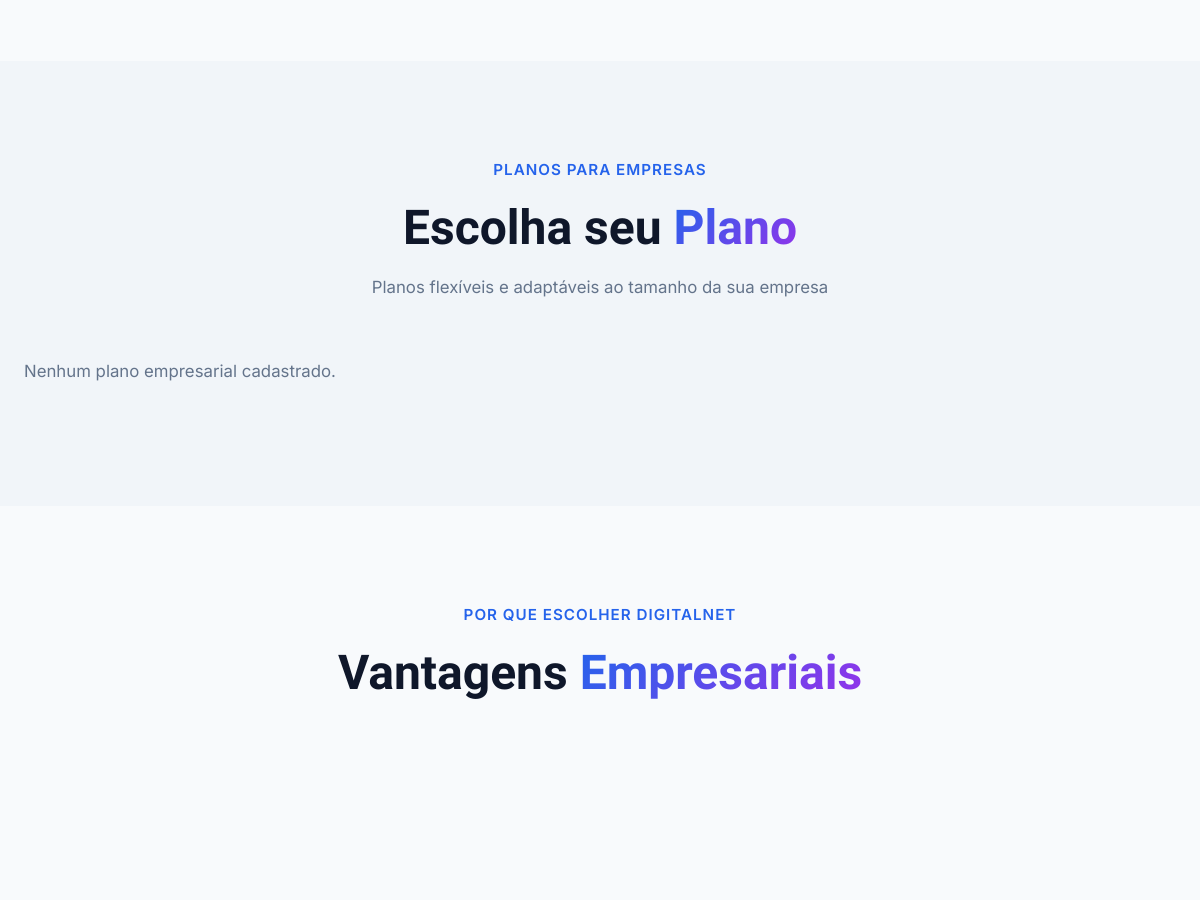
The app's page /empresarial/ (middle part), older data.
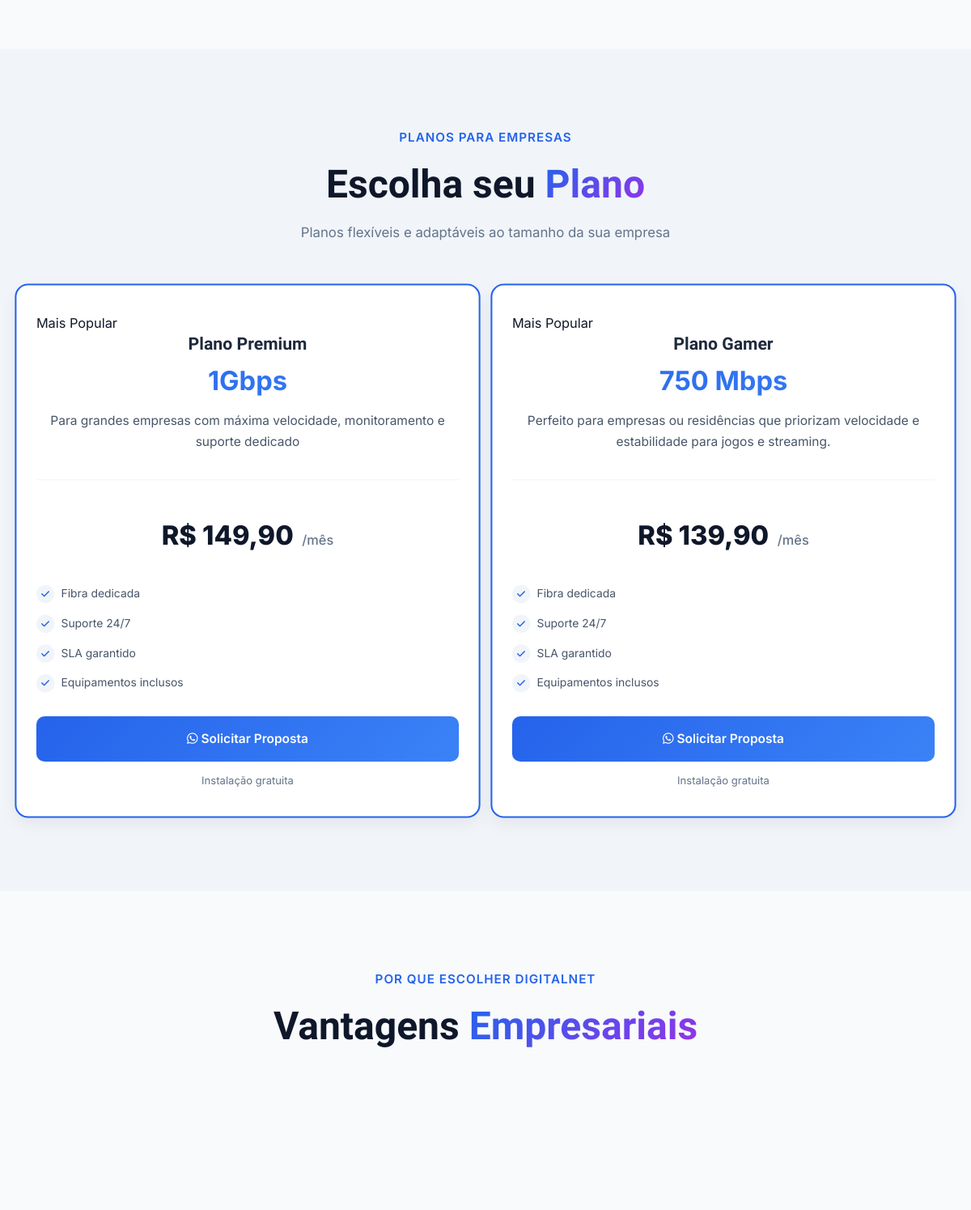
The same page, newer data.
### meu_site/models.py (models this page shows, shortened)
class PlanoEmpresarial(models.Model):
    nome = models.CharField(max_length=100)
    velocidade = models.CharField(max_length=50)  # Ex: "500 Mega"
    preco = models.DecimalField(max_digits=8, decimal_places=2)
    descricao = models.TextField(blank=True, null=True)
    destaque = models.BooleanField(default=False)
    whatsapp_text = models.CharField(max_length=255, default="Olá! Quero contratar este plano.")

### meu_site/views.py (the view)
# urls.py: path('empresarial/', views.empresarial, name='empresarial'),
def empresarial(request):
    planos_empresariais = PlanoEmpresarial.objects.all()
    context = {
        'site_name': 'DigitalNet',
        'planos_empresariais': planos_empresariais,
    }
    return render(request, 'core/empresarial.html', context)

### meu_site/templates/core/empresarial.html (shortened to what this page needs)
{% load static %}
<!DOCTYPE html>
<html lang="pt-br">
<head>
  <link rel="stylesheet" href="https://cdnjs.cloudflare.com/ajax/libs/font-awesome/6.4.0/css/all.min.css">
  <link rel="stylesheet" href="{% static 'core/style.css' %}" />
</head>
<body data-wa="69993735169">
  <section class="hero" id="hero">
  </section>
  <section id="planos" class="section alt">
    <div class="container">
      <div class="section-header center">
        <span class="section-subtitle">Planos para Empresas</span>
        <h2 class="section-title">Escolha seu <span class="text-gradient">Plano</span></h2>
        <p>Planos flexíveis e adaptáveis ao tamanho da sua empresa</p>
      </div>
      <div class="pricing-grid">
        {% for plano in planos_empresariais %}
        <div class="plan-card {% if plano.destaque %}featured{% endif %}">
          {% if plano.destaque %}<div class="plan-badge">Mais Popular</div>{% endif %}
          <div class="plan-header">
            <h3 class="plan-name">{{ plano.nome }}</h3>
            <div class="plan-speed">{{ plano.velocidade }}</div>
            <p class="plan-description">{{ plano.descricao }}</p>
          </div>
          <div class="plan-price">
            <span class="price-amount">R$ {{ plano.preco }}</span>
            <span class="price-period">/mês</span>
          </div>
          <div class="plan-features">
            <div class="feature-item">
              <div class="feature-icon"><i class="fas fa-check"></i></div>
              <span>Fibra dedicada</span>
            </div>
            <div class="feature-item">
              <div class="feature-icon"><i class="fas fa-check"></i></div>
              <span>Suporte 24/7</span>
            </div>
            <div class="feature-item">
              <div class="feature-icon"><i class="fas fa-check"></i></div>
              <span>SLA garantido</span>
            </div>
            <div class="feature-item">
              <div class="feature-icon"><i class="fas fa-check"></i></div>
              <span>Equipamentos inclusos</span>
            </div>
          </div>
          <div class="plan-cta">
            <a href="https://wa.me/5569993735169?text={{ plano.whatsapp_text|urlencode }}" class="cta-plan" target="_blank" rel="noopener">
              <i class="fab fa-whatsapp"></i> Solicitar Proposta
            </a>
            <span class="plan-tag">Instalação gratuita</span>
          </div>
        </div>
        {% empty %}
        <p>Nenhum plano empresarial cadastrado.</p>
        {% endfor %}
      </div>
    </div>
  </section>
  <section id="vantagens" class="section">
    <div class="container">
      <div class="section-header center">
        <span class="section-subtitle">Por que escolher {{ site_name }}</span>
        <h2 class="section-title">Vantagens <span class="text-gradient">Empresariais</span></h2>
      </div>
      <div class="vantagens-grid">
      </div>
    </div>
  </section>
</body>
</html>

### meu_site/static/core/style.css (style rules this page uses)
* { margin: 0; padding: 0; box-sizing: border-box; }
:root { --primary: #2563eb; --primary-dark: #1e40af; --primary-light: #3b82f6; --secondary: #9333ea; --accent: #06b6d4; --success: #10b981; --dark: #0f172a; --darker: #020617; --light: #f8fafc; --lighter: #ffffff; --gray: #64748b; --gray-light: #e2e8f0; --gray-lighter: #f1f5f9; --border-radius: 16px; --border-radius-sm: 8px; --shadow: 0 10px 30px rgba(0, 0, 0, 0.08); --shadow-hover: 0 15px 40px rgba(37, 99, 235, 0.15); --shadow-card: 0 4px 20px rgba(0, 0, 0, 0.06); --transition: all 0.3s ease; --transition-slow: all 0.5s ease; }
body { font-family: 'Inter', sans-serif; line-height: 1.7; color: var(--dark); background: var(--light); overflow-x: hidden; scroll-behavior: smooth; }
.container { width: 100%; max-width: 1200px; margin: 0 auto; padding: 0 1.5rem; }
h1, h2, h3, h4, h5, h6 { font-family: 'Plus Jakarta Sans', sans-serif; font-weight: 700; line-height: 1.2; margin-bottom: 1rem; color: var(--dark); }
h2 { font-size: clamp(2rem, 4vw, 3rem); }
h3 { font-size: 1.5rem; }
p { margin-bottom: 1.5rem; color: var(--gray); font-size: 1.05rem; line-height: 1.7; }
.text-gradient { background: linear-gradient(135deg, var(--primary), var(--secondary)); -webkit-background-clip: text; -webkit-text-fill-color: transparent; background-clip: text; }
.hero { position: relative; padding: 9rem 0 6rem; overflow: hidden; }
.section { padding: 6rem 0; }
.section.alt { background: var(--gray-lighter); }
.section-header { text-align: center; margin-bottom: 3.5rem; max-width: 700px; margin-left: auto; margin-right: auto; }
.section-header.center { text-align: center; }
.section-subtitle { display: block; font-size: 0.95rem; font-weight: 600; color: var(--primary); text-transform: uppercase; margin-bottom: 1rem; letter-spacing: 1px; }
.section-title { font-size: clamp(2rem, 4vw, 3rem); margin-bottom: 1rem; }
.vantagens-grid { display: grid; grid-template-columns: repeat(auto-fit, minmax(280px, 1fr)); gap: 2rem; }
.plan-name { font-size: 1.4rem; font-weight: 700; margin-bottom: 1rem; color: #1e293b; }
.plan-speed { margin: 1rem 0; }
.plan-price { margin: 1.5rem 0; font-weight: 700; display: flex; justify-content: center; align-items: flex-end; gap: 4px; }
.plan-description { font-size: 0.95rem; color: #475569; margin: 0.5rem 0 1rem; min-height: 40px; }

### meu_site/templates/core/empresarial.html (style rules this page uses)
.pricing-grid { display: grid; grid-template-columns: repeat(auto-fit, minmax(250px, 1fr)); gap: 1.5rem; margin-top: 2rem; }
.plan-card { background: #fff; border-radius: 16px; padding: 2rem 1.5rem; box-shadow: 0 8px 20px rgba(0, 0, 0, 0.06); transition: all 0.3s ease; display: flex; flex-direction: column; height: 100%; }
.plan-card.featured { border: 2px solid #2563eb; transform: scale(1.02); }
.plan-header { text-align: center; margin-bottom: 1.5rem; padding-bottom: 1rem; border-bottom: 1px solid #f1f5f9; }
.plan-name { font-size: 1.3rem; font-weight: 700; color: #1e293b; margin-bottom: 0.3rem; }
.plan-speed { font-size: 2rem; font-weight: 700; background: linear-gradient(135deg, #2563eb, #3b82f6); -webkit-background-clip: text; -webkit-text-fill-color: transparent; margin: 0.3rem 0; }
.plan-price { display: flex; justify-content: center; align-items: baseline; margin: 1rem 0; }
.price-amount { font-size: 2rem; font-weight: 800; }
.price-period { color: #64748b; margin-left: 0.4rem; font-weight: 500; }
.plan-features { margin: 1rem 0; flex-grow: 1; }
.feature-item { display: flex; align-items: center; margin-bottom: 0.8rem; color: #475569; font-size: 0.85rem; }
.feature-icon { background: #f1f5f9; width: 22px; height: 22px; border-radius: 50%; display: flex; align-items: center; justify-content: center; margin-right: 0.5rem; color: #2563eb; font-size: 0.7rem; }
.plan-cta { margin-top: auto; }
.cta-plan { display: block; width: 100%; padding: 0.9rem; text-align: center; background: linear-gradient(135deg, #2563eb, #3b82f6); color: white; border-radius: 10px; font-weight: 600; transition: all 0.3s ease; text-decoration: none; font-size: 0.95rem; }
.plan-tag { display: block; margin-top: 0.8rem; font-size: 0.8rem; color: #64748b; text-align: center; }

Row changes from the older to the newer data that the page shows:
added PlanoEmpresarial: destaque "Mais Popular", nome "Plano Premium", velocidade "1Gbps", descricao "Para grandes empresas com máxima velocidade, monitoramento e suporte dedicado", preco "149,90"
added PlanoEmpresarial: destaque "Mais Popular", nome "Plano Gamer", velocidade "750 Mbps", descricao "Perfeito para empresas ou residências que priorizam velocidade e estabilidade para jogos e streaming.", preco "139,90"
Text that changed along with them:
text no longer shown: "Nenhum plano empresarial cadastrado."
